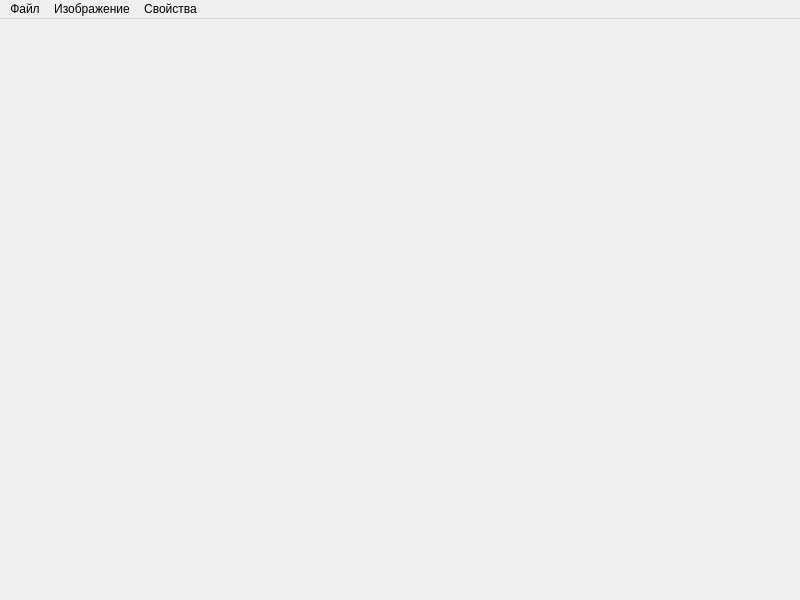
<?xml version="1.0" encoding="UTF-8"?>
<ui version="4.0">
 <class>Window</class>
 <widget class="QMainWindow" name="Window">
  <property name="geometry">
   <rect>
    <x>0</x>
    <y>0</y>
    <width>800</width>
    <height>600</height>
   </rect>
  </property>
  <property name="windowTitle">
   <string>Window</string>
  </property>
  <widget class="QWidget" name="centralwidget">
   <widget class="QGraphicsView" name="graphicsView">
    <property name="geometry">
     <rect>
      <x>0</x>
      <y>0</y>
      <width>0</width>
      <height>0</height>
     </rect>
    </property>
    <property name="verticalScrollBarPolicy">
     <enum>Qt::ScrollBarAlwaysOff</enum>
    </property>
    <property name="horizontalScrollBarPolicy">
     <enum>Qt::ScrollBarAlwaysOff</enum>
    </property>
    <property name="sizeAdjustPolicy">
     <enum>QAbstractScrollArea::AdjustToContents</enum>
    </property>
   </widget>
  </widget>
  <widget class="QMenuBar" name="menubar">
   <property name="geometry">
    <rect>
     <x>0</x>
     <y>0</y>
     <width>800</width>
     <height>22</height>
    </rect>
   </property>
   <widget class="QMenu" name="menu">
    <property name="title">
     <string>Файл</string>
    </property>
    <addaction name="action_file_open"/>
    <addaction name="action_file_save"/>
    <addaction name="action_file_saveAs"/>
    <addaction name="separator"/>
    <addaction name="action_file_close"/>
   </widget>
   <widget class="QMenu" name="menu_2">
    <property name="title">
     <string>Изображение</string>
    </property>
    <widget class="QMenu" name="menu_5">
     <property name="title">
      <string>Стандартные фильтры</string>
     </property>
     <widget class="QMenu" name="menu_6">
      <property name="title">
       <string>Размытие</string>
      </property>
      <addaction name="action_img_std_blur_medianBlur"/>
      <addaction name="action_img_std_blur_gaussianBlur"/>
     </widget>
     <widget class="QMenu" name="menu_7">
      <property name="title">
       <string>Чёткость</string>
      </property>
      <addaction name="action_img_std_sharp_sharp"/>
     </widget>
     <addaction name="menu_6"/>
     <addaction name="menu_7"/>
    </widget>
    <addaction name="separator"/>
    <addaction name="separator"/>
    <addaction name="menu_5"/>
    <addaction name="action_img_changeSize"/>
   </widget>
   <widget class="QMenu" name="menu_3">
    <property name="title">
     <string>Свойства</string>
    </property>
    <addaction name="action_props_props"/>
   </widget>
   <addaction name="menu"/>
   <addaction name="menu_2"/>
   <addaction name="menu_3"/>
  </widget>
  <action name="action_file_open">
   <property name="text">
    <string>Открыть файл</string>
   </property>
   <property name="shortcut">
    <string>Ctrl+O</string>
   </property>
  </action>
  <action name="action_file_save">
   <property name="text">
    <string>Сохранить файл</string>
   </property>
   <property name="shortcut">
    <string>Ctrl+S</string>
   </property>
  </action>
  <action name="action_file_saveAs">
   <property name="text">
    <string>Сохранить файл как...</string>
   </property>
  </action>
  <action name="action_props_props">
   <property name="text">
    <string>Свойства изображения</string>
   </property>
   <property name="shortcut">
    <string>Ctrl+P</string>
   </property>
  </action>
  <action name="action_file_close">
   <property name="text">
    <string>Закрыть программу </string>
   </property>
   <property name="shortcut">
    <string>Ctrl+Q</string>
   </property>
  </action>
  <action name="action_img_std_blur_medianBlur">
   <property name="text">
    <string>Median Blurring</string>
   </property>
  </action>
  <action name="action_img_std_blur_gaussianBlur">
   <property name="text">
    <string>Gaussian Blurring</string>
   </property>
  </action>
  <action name="action_img_std_sharp_sharp">
   <property name="text">
    <string>Увеличить четкость</string>
   </property>
  </action>
  <action name="action_img_changeSize">
   <property name="text">
    <string>Изменить размер</string>
   </property>
  </action>
 </widget>
 <resources/>
 <connections/>
</ui>
